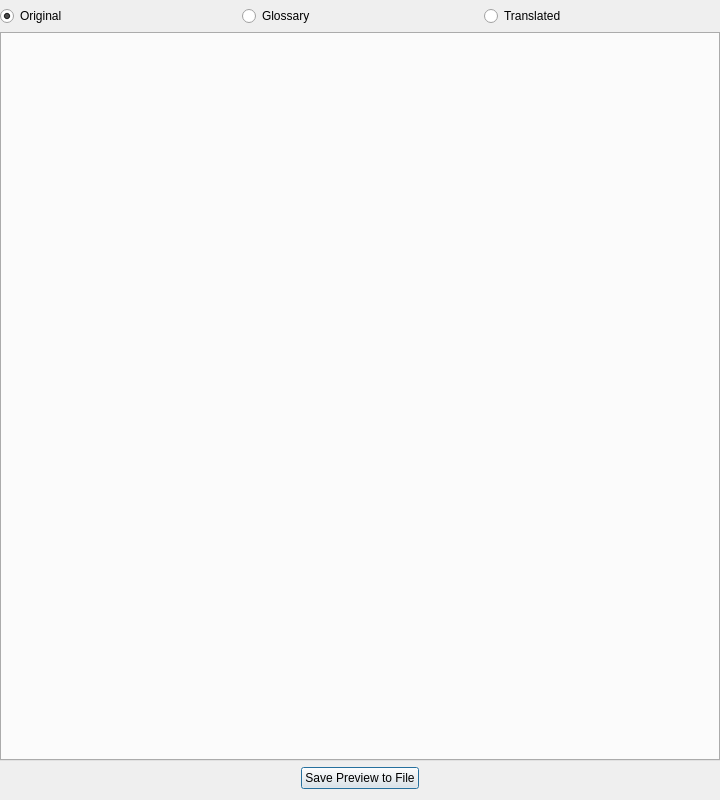
<?xml version="1.0" encoding="UTF-8"?>
<ui version="4.0">
 <class>EpubPreview</class>
 <widget class="QDialog" name="EpubPreview">
  <property name="geometry">
   <rect>
    <x>0</x>
    <y>0</y>
    <width>720</width>
    <height>800</height>
   </rect>
  </property>
  <property name="windowTitle">
   <string>Placeholder</string>
  </property>
  <layout class="QVBoxLayout" name="verticalLayout">
   <property name="leftMargin">
    <number>0</number>
   </property>
   <property name="topMargin">
    <number>6</number>
   </property>
   <property name="rightMargin">
    <number>0</number>
   </property>
   <item>
    <layout class="QHBoxLayout" name="horizontalLayout">
     <item>
      <widget class="QRadioButton" name="radioButton_original">
       <property name="text">
        <string>Original</string>
       </property>
       <property name="checked">
        <bool>true</bool>
       </property>
      </widget>
     </item>
     <item>
      <widget class="QRadioButton" name="radioButton_glossary">
       <property name="text">
        <string>Glossary</string>
       </property>
      </widget>
     </item>
     <item>
      <widget class="QRadioButton" name="radioButton_translation">
       <property name="text">
        <string>Translated</string>
       </property>
      </widget>
     </item>
    </layout>
   </item>
   <item>
    <widget class="QStackedWidget" name="stackedWidget">
     <widget class="QWidget" name="page_original">
      <layout class="QVBoxLayout" name="verticalLayout_4">
       <property name="spacing">
        <number>0</number>
       </property>
       <property name="leftMargin">
        <number>0</number>
       </property>
       <property name="topMargin">
        <number>0</number>
       </property>
       <property name="rightMargin">
        <number>0</number>
       </property>
       <property name="bottomMargin">
        <number>0</number>
       </property>
       <item>
        <widget class="QTabWidget" name="tabWidget_original"/>
       </item>
      </layout>
     </widget>
     <widget class="QWidget" name="page_glossary">
      <layout class="QVBoxLayout" name="verticalLayout_3">
       <property name="spacing">
        <number>0</number>
       </property>
       <property name="leftMargin">
        <number>0</number>
       </property>
       <property name="topMargin">
        <number>0</number>
       </property>
       <property name="rightMargin">
        <number>0</number>
       </property>
       <property name="bottomMargin">
        <number>0</number>
       </property>
       <item>
        <widget class="QTabWidget" name="tabWidget_glossary"/>
       </item>
      </layout>
     </widget>
     <widget class="QWidget" name="page_translated">
      <layout class="QVBoxLayout" name="verticalLayout_2">
       <property name="spacing">
        <number>0</number>
       </property>
       <property name="leftMargin">
        <number>0</number>
       </property>
       <property name="topMargin">
        <number>0</number>
       </property>
       <property name="rightMargin">
        <number>0</number>
       </property>
       <property name="bottomMargin">
        <number>0</number>
       </property>
       <item>
        <widget class="QTabWidget" name="tabWidget_translation"/>
       </item>
      </layout>
     </widget>
    </widget>
   </item>
   <item alignment="Qt::AlignHCenter">
    <widget class="QPushButton" name="pushButton_save">
     <property name="sizePolicy">
      <sizepolicy hsizetype="Maximum" vsizetype="Fixed">
       <horstretch>0</horstretch>
       <verstretch>0</verstretch>
      </sizepolicy>
     </property>
     <property name="text">
      <string>Save Preview to File</string>
     </property>
     <property name="icon">
      <iconset theme="document-save">
       <normaloff>.</normaloff>.</iconset>
     </property>
    </widget>
   </item>
  </layout>
 </widget>
 <resources/>
 <connections/>
</ui>
